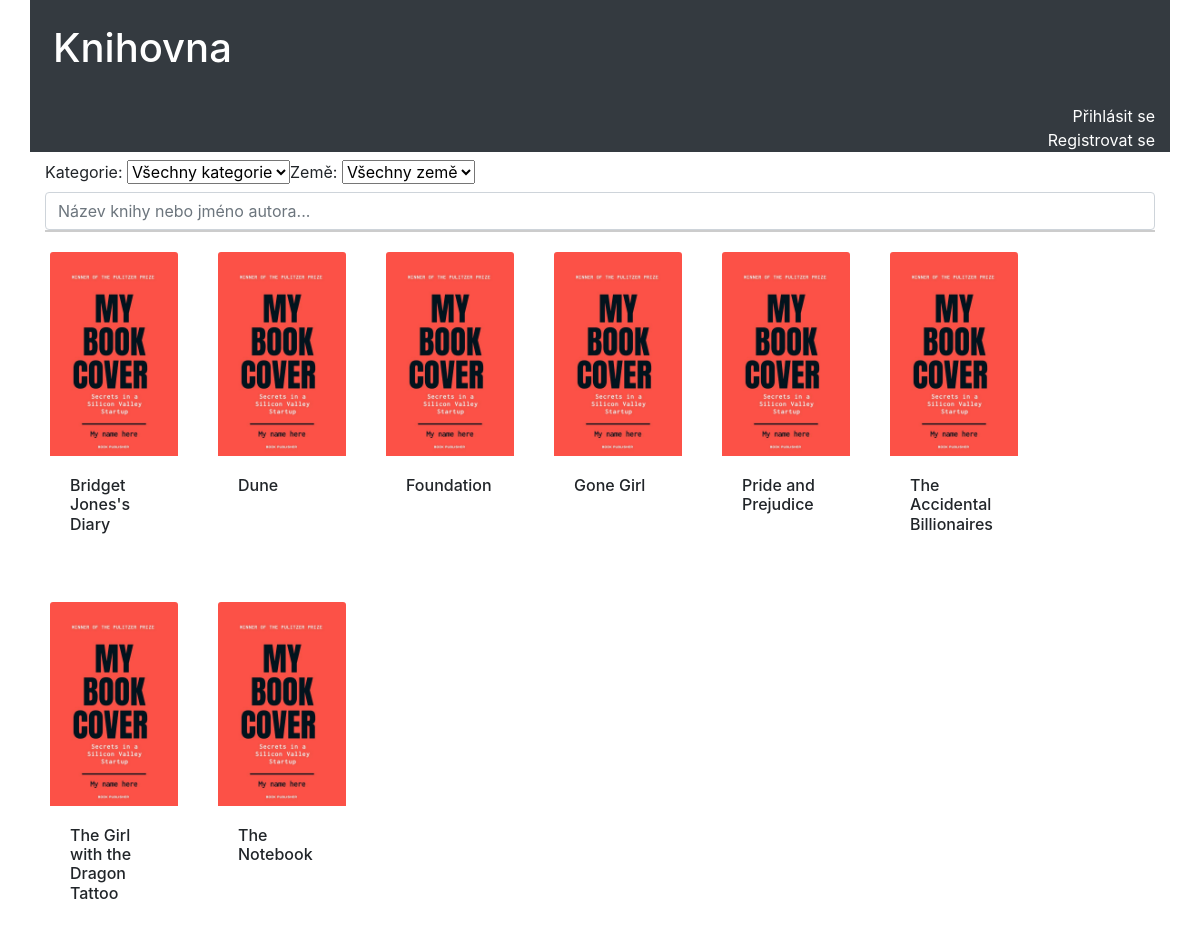
Before: / with the older database file.
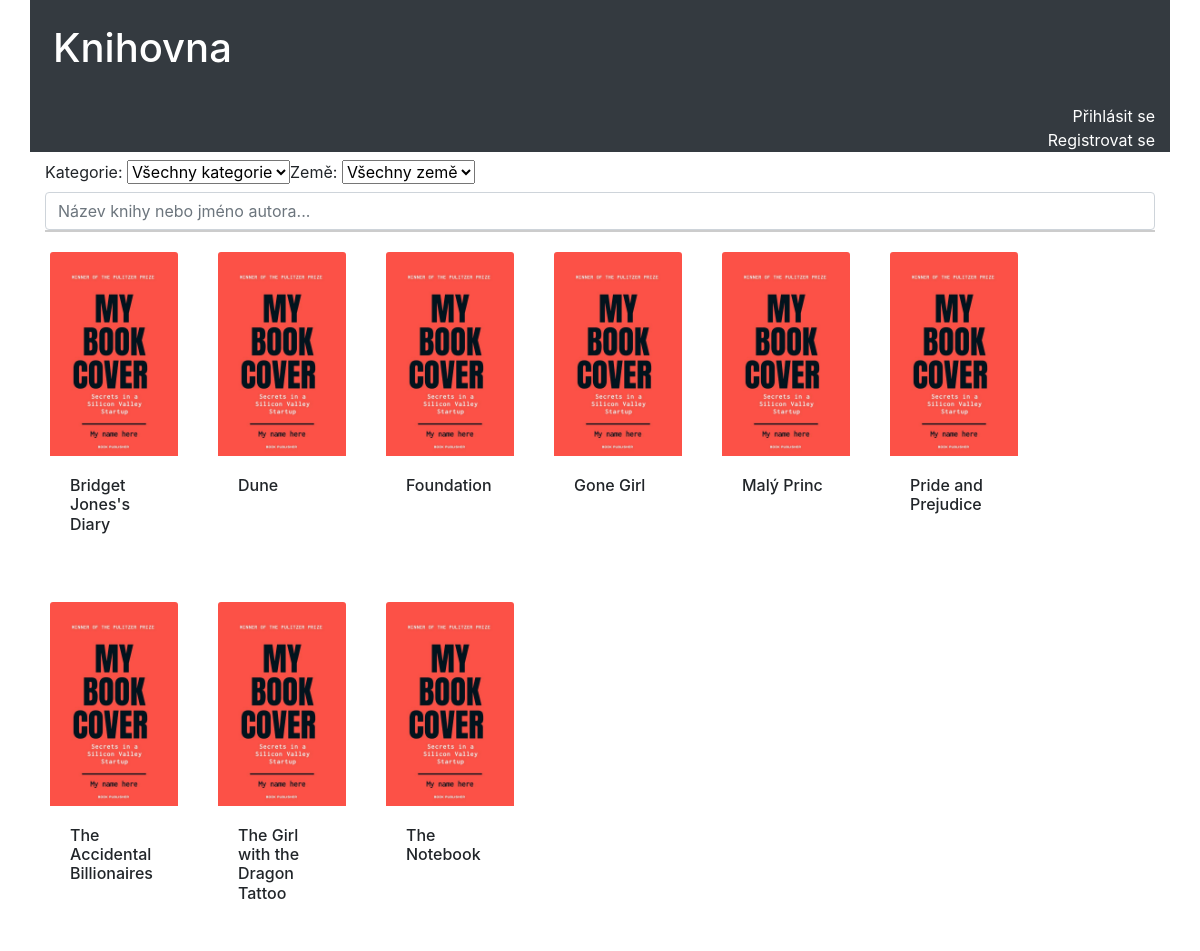
After: the same page with the newer database file.
### tables this page shows
CREATE TABLE `books` (
  `book_id` int(11) NOT NULL,
  `title` varchar(100) NOT NULL,
  `description` text NOT NULL,
  `category_id` int(10) NOT NULL,
  `image` varchar(255) DEFAULT NULL,
  `author` varchar(100) NOT NULL,
  `year` int(4) NOT NULL,
  `country_id` int(10) NOT NULL,
  `available` tinyint(1) NOT NULL DEFAULT 1
);

### index.php (called while the page is built)
<?php
  require_once 'inc/user.php';
  include 'inc/header.php';
  include 'inc/books.php';
  include 'inc/footer.php';

### inc/books.php (the view, shortened to what this page needs)
<?php
require_once 'inc/user.php';
$params = [];
$sql = 'SELECT books.*, categories.name, countries.name
        FROM books
        JOIN categories USING (category_id)
        JOIN countries USING (country_id)';
$sql .= ' ORDER BY books.title;';
$query = $db->prepare($sql);
$query->execute($params);
$books = $query->fetchAll(PDO::FETCH_ASSOC);
include 'inc/filter.php';
if (!empty($books)) {
    echo '<div class="row">';
    foreach ($books as $book) {
        echo '<div class="book-card" style="width: 8rem;">';
        echo    '<img src=covers/' . htmlspecialchars($book['image']) . ' class="card-img-top">';
        echo    '<div class="card-body">';
        echo      '<h2 class="h6 fw-bold">' . htmlspecialchars($book['title']) . '</h2>';
        echo    '</div>';
        echo '</div>';
    }
    echo '</div>';
} else {
    echo '<div class="alert alert-info">Nebyly nalezeny žádné knihy.</div>';
}

### inc/header.php (shortened to what this page needs)
<!DOCTYPE html>
<html lang="cs">
  <head>
    <link rel="stylesheet" href="https://maxcdn.bootstrapcdn.com/bootstrap/4.4.1/css/bootstrap.min.css">
    <link rel="stylesheet" href="inc/custom.css">
  </head>
  <body>
    <header class="container bg-dark">
      <h1 class="text-white py-4 px-2">Knihovna</h1>
      <div class="text-right text-white">
      <?php
        if (!empty($_SESSION['user_id'])){
          echo '<strong>'.htmlspecialchars($_SESSION['user_name']).'</strong>';
          echo ' - ';
          echo '<a href="logout.php" class="text-white">Odhlásit se</a>';
          echo '<br>';
          echo '<a href="loans.php?user='.$_SESSION['user_id'].'" class="text-white">Výpůjčky uživatele</a>';
          if ($_SESSION['role'] == 'admin') {
            echo '<br> <a href="new-loan.php" class="text-white">Nová výpůjčka</a>';
          }
        }
        else {
          echo '<a href="login.php" class="text-white">Přihlásit se</a>';
          echo '<br>';
          echo '<a href="registration.php" class="text-white">Registrovat se</a>';
        }
      ?>
      </div>
    </header>
    <main class="container pt-2">

### inc/filter.php (shortened to what this page needs)
<?php
echo '<form method="get" id="filterForm">
        <label for="category">Kategorie:</label>
        <select name="category" id="category" onchange="document.getElementById(\'filterForm\').submit();">
        <option value="">Všechny kategorie</option>';
echo '  </select>';
echo '<label for="country">Země:</label>
        <select name="country" id="country" onchange="document.getElementById(\'filterForm\').submit();">
        <option value="">Všechny země</option>';
echo '  </select>
          <label for="bookSearch"></label>
          <input class="form-control" name="search" id="bookSearch" type="text" autocomplete="off"
             value="'.htmlspecialchars($_GET['search']).'"placeholder="Název knihy nebo jméno autora..."  />
          <input type="hidden" name="book_id" id="bookId" value="<?php echo $bookId;?>" />
          <div id="suggestions" style="border:1px solid #ccc; max-height:150px; overflow-y:auto;"></div>
        </form>';

### inc/footer.php
    </main>
  </body>
</html>

### inc/custom.css (style rules this page uses)
.book-card { position: relative; display: -ms-flexbox; display: flex ; -ms-flex-direction: column; flex-direction: column; min-width: 0; word-wrap: break-word; background-color: #fff; background-clip: border-box; margin: 20px }
.card-body { -ms-flex: 1 1 auto; flex: 1 1 auto; min-height: 1px; padding: 1.25rem; }

Changed rows visible on the page:
added books: image (picture), title "Malý Princ"
